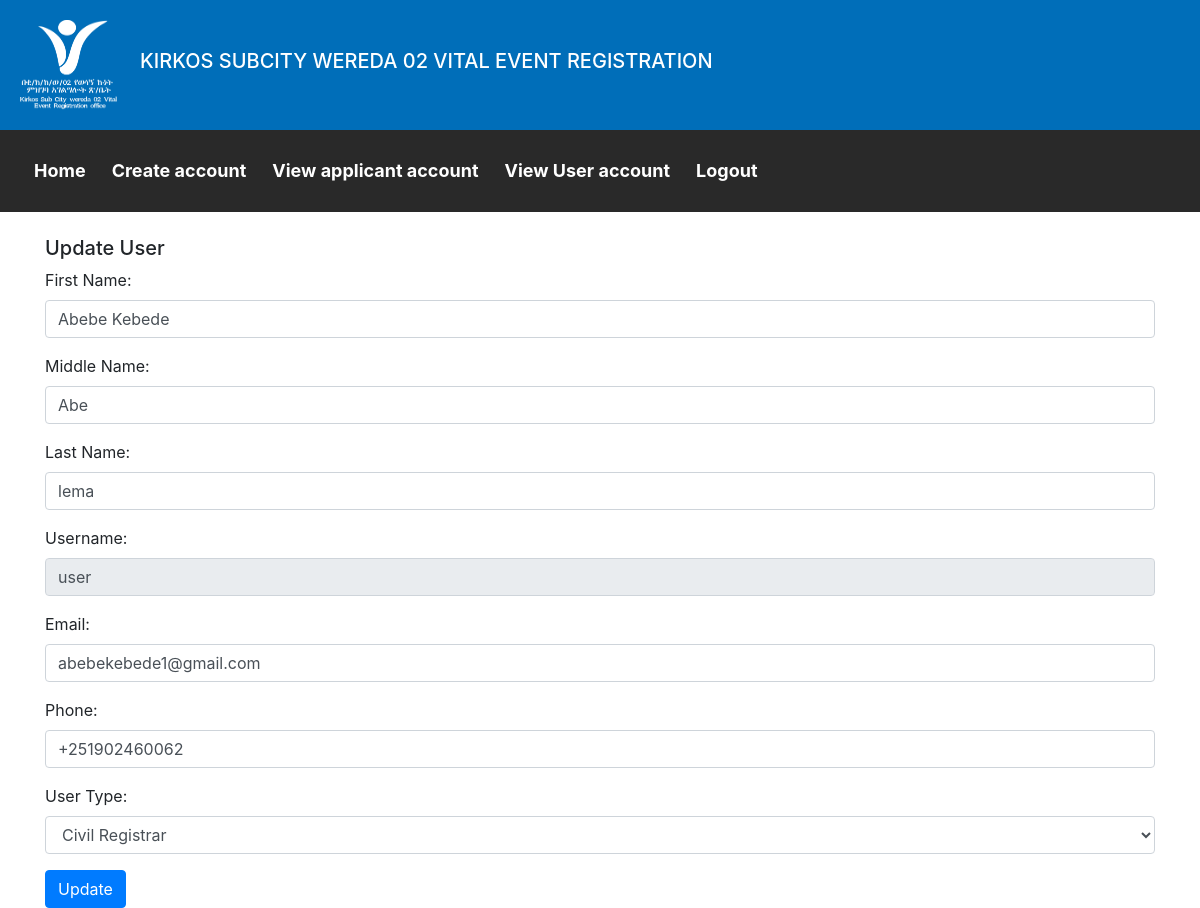
Screenshot of /update_user.php?id=75 (signed in) with the database file from the repository.
### tables this page shows
CREATE TABLE `user` (
  `id` int(11) NOT NULL,
  `full_name` varchar(25) NOT NULL,
  `middle_name` varchar(50) NOT NULL,
  `last_name` varchar(50) NOT NULL,
  `username` varchar(25) NOT NULL,
  `email` varchar(50) NOT NULL DEFAULT 'none',
  `usertype` varchar(15) NOT NULL,
  `phone` varchar(25) NOT NULL DEFAULT 'none',
  `religion` varchar(50) NOT NULL,
  `sex` varchar(10) NOT NULL,
  `password` varchar(20) NOT NULL,
  `k_id_no` varchar(50) DEFAULT 'none',
  `k_id` varchar(80) DEFAULT NULL,
  `states` varchar(50) NOT NULL DEFAULT 'pending',
  `death_status` varchar(50) NOT NULL DEFAULT 'undeath',
  `upgrade_status` varchar(20) NOT NULL,
  `c_status` varchar(50) NOT NULL,
  `reset_token_hash` varchar(64) DEFAULT NULL,
  `reset_token_expires_at` datetime DEFAULT NULL
);

### update_user.php (the view, shortened to what this page needs)
<?php
$conn = mysqli_connect("localhost", "root", "", "vital_event");
if (isset($_GET['id'])) {
    $user_id = $_GET['id'];
    $sql = "SELECT * FROM user WHERE id='$user_id'";
    $result = mysqli_query($conn, $sql);
    $row = mysqli_fetch_assoc($result);
}
?>
<!DOCTYPE html>
<html lang="en">
<head>
    <?php include 'admin_css_admin.php'; ?>
</head>
<body>
<div class="container-fluid">
    <div class="table-container">
        <div class="container">
            <h5 class="mt-4 mb-45">Update User</h5>
            <form method="post">
                <div class="form-group">
                    <label for="first_name">First Name:</label>
                    <input type="text" class="form-control" id="first_name" name="first_name" value="<?php echo $row['full_name']; ?>" required>
                </div>
                <div class="form-group">
                    <label for="middle_name">Middle Name:</label>
                    <input type="text" class="form-control" id="middle_name" name="middle_name" value="<?php echo $row['middle_name']; ?>">
                </div>
                <div class="form-group">
                    <label for="last_name">Last Name:</label>
                    <input type="text" class="form-control" id="last_name" name="last_name" value="<?php echo $row['last_name']; ?>" required>
                </div>
                <div class="form-group">
                    <label for="username">Username:</label>
                    <input type="text" class="form-control" id="username" name="username" value="<?php echo $row['username']; ?>" required readonly>
                </div>
                <div class="form-group">
                    <label for="email">Email:</label>
                    <input type="email" class="form-control" id="email" name="email" value="<?php echo $row['email']; ?>" required>
                </div>
                <div class="form-group">
                    <label for="phone">Phone:</label>
                    <input type="text" class="form-control" id="phone" name="phone" value="<?php echo $row['phone']; ?>" required>
                </div>
                <div class="form-group">
                    <label for="usertype">User Type:</label>
                    <select class="form-control" id="usertype" name="usertype" required>
                        <option value="Civil_registrar" <?php if ($row['usertype'] == 'Civil_registrar') echo 'selected'; ?>>Civil Registrar</option>
                    </select>
                </div>
                <button type="submit" class="btn btn-primary">Update</button>
            </form>
        </div>
    </div>
</div>
</body>
</html>

### scroll_css.php (style rules this page uses)
body { font-family: Arial, sans-serif; background-color:rgba(0, 111, 170, 0.47); }
.table-container { overflow: auto; max-height: 800px; }

### admin_css_admin.php (style rules this page uses)
html, body { height: 100%; margin: 0; }

### rows the page displays
user: first_name "Abebe Kebede", middle_name "Abe", last_name "lema", username "user", email "abebekebede1@gmail.com", phone "+251902460062", usertype "Civil Registrar"

### other values shown
__('head') "KIRKOS SUBCITY WEREDA 02 VITAL EVENT REGISTRATION"
__('Home') "Home"
__('Create account') "Create account"
__('View applicant account') "View applicant account"
__('View User account') "View User account"
__('Logout') "Logout"
